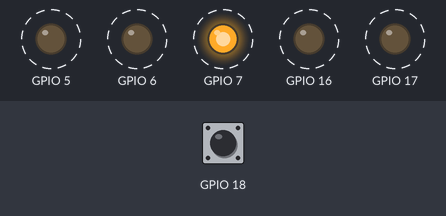
The program below on a simulated ESP32-S3. Parts: output pins drawn as LEDs (lit = HIGH). Dashed ring = blinking. The test bench sets the inputs (shaded band); at power-on: GPIO 18 HIGH.

Above: at 1.26 s.
1.3 s: GPIO 18 pulsed LOW 5 times (0.12 s each, 0.3 s apart)
At 3.74 s:
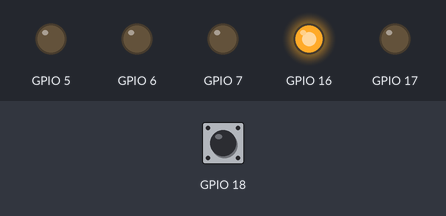
4.3 s: GPIO 18 pulled LOW for 0.15 s
At 4.5 s:
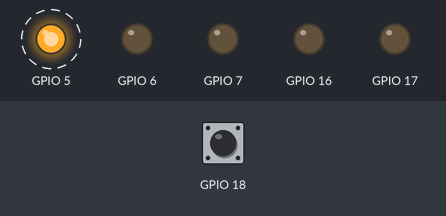
At 5.31 s:
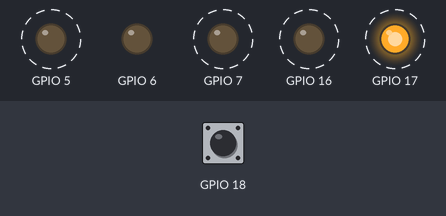
Timing chart, 0 to 13.3 s (numbered marks = the images above; inputs shaded):
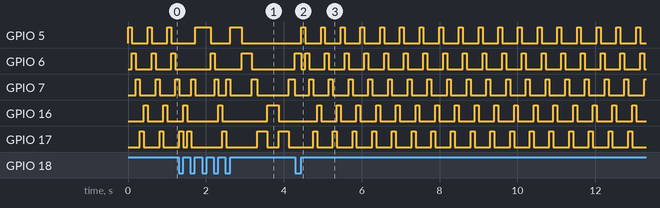

Measured:
- after the input at 4.3 s, GPIO 5: alternates HIGH for 0.10 s and LOW for 0.40 s, starting after 0.15 s; GPIO 7: alternates HIGH for 0.10 s and LOW for 0.40 s, starting after 0.35 s; GPIO 16: alternates HIGH for 0.10 s and LOW for 0.40 s, starting after 0.55 s
- by itself, GPIO 6: repeats every 0.51 s: HIGH 0.10 s, LOW 0.40 s
- by itself, GPIO 17: alternates HIGH for 0.10 s and LOW for 0.40 s

The program:

main.cpp
```cpp
#include "adapter.h"
#include "festoon_sequences.h"
#include "loop_logger.h"
#include <cstdio>

void setup() {
  initialize_logger();
  setup_pin(WHITE_LED_PIN, pin_mode::OUTPUT_MODE);
  setup_pin(BLUE_LED_PIN, pin_mode::OUTPUT_MODE);
  setup_pin(RED_LED_PIN, pin_mode::OUTPUT_MODE);
  setup_pin(YELLOW_LED_PIN, pin_mode::OUTPUT_MODE);
  setup_pin(GREEN_LED_PIN, pin_mode::OUTPUT_MODE);
  setup_pin(BUTTON_PIN, pin_mode::INPUT_PULLUP_MODE);
  attach_interrupt(BUTTON_PIN, on_button_clicked, voltage_state::RISING_STATE);
}

void loop() {
  log_loop_time([]() {
    auto time = get_millis_from_start();
    try_change_sequence(time);
    updated_sequence(time);
  });
}
```

arduino_adapter.cpp
```cpp
#include "adapter.h"
#include <Arduino.h>

uint8_t pin_mode_to_arduino(pin_mode pin_mode);
uint8_t voltage_state_to_arduino(voltage_state state);
uint8_t pin_state_to_arduino(pin_state state);

void setup_pin(int pin_index, pin_mode pin_mode) {
  auto pin_mode_arduino = pin_mode_to_arduino(pin_mode);
  pinMode(pin_index, pin_mode_arduino);
}

void change_pin_state(int pin, pin_state state) {
  auto state_arduino = pin_state_to_arduino(state);
  digitalWrite(pin, state_arduino);
}

void attach_interrupt(int pin, void (*isr)(), voltage_state state) {
  auto state_arduino = voltage_state_to_arduino(state);
  attachInterrupt(digitalPinToInterrupt(pin), isr, state_arduino);
}

void initialize_logger() { Serial.begin(115200); }

void log_message(const char *message) { Serial.println(message); }

unsigned long get_millis_from_start() { return ::millis(); }
unsigned long get_micros_from_start() { return ::micros(); }

uint8_t pin_mode_to_arduino(pin_mode pin_mode) {
  switch (pin_mode) {
  case pin_mode::INPUT_PULLUP_MODE:
    return INPUT_PULLUP;
    break;
  case pin_mode::OUTPUT_MODE:
    return OUTPUT;
    break;
  default:
    return INPUT;
    break;
  }
}

uint8_t voltage_state_to_arduino(voltage_state state) {
  switch (state) {
  case voltage_state::RISING_STATE:
    return RISING;
    break;
  case voltage_state::FALLING_STATE:
    return FALLING;
    break;
  case voltage_state::CHANGE_STATE:
    return CHANGE;
    break;
  default:
    return RISING;
    break;
  }
}

uint8_t pin_state_to_arduino(pin_state state) {
  switch (state) {
  case pin_state::HIGH_STATE:
    return HIGH;
    break;
  case pin_state::LOW_STATE:
    return LOW;
    break;
  default:
    return LOW;
    break;
  }
}
```
